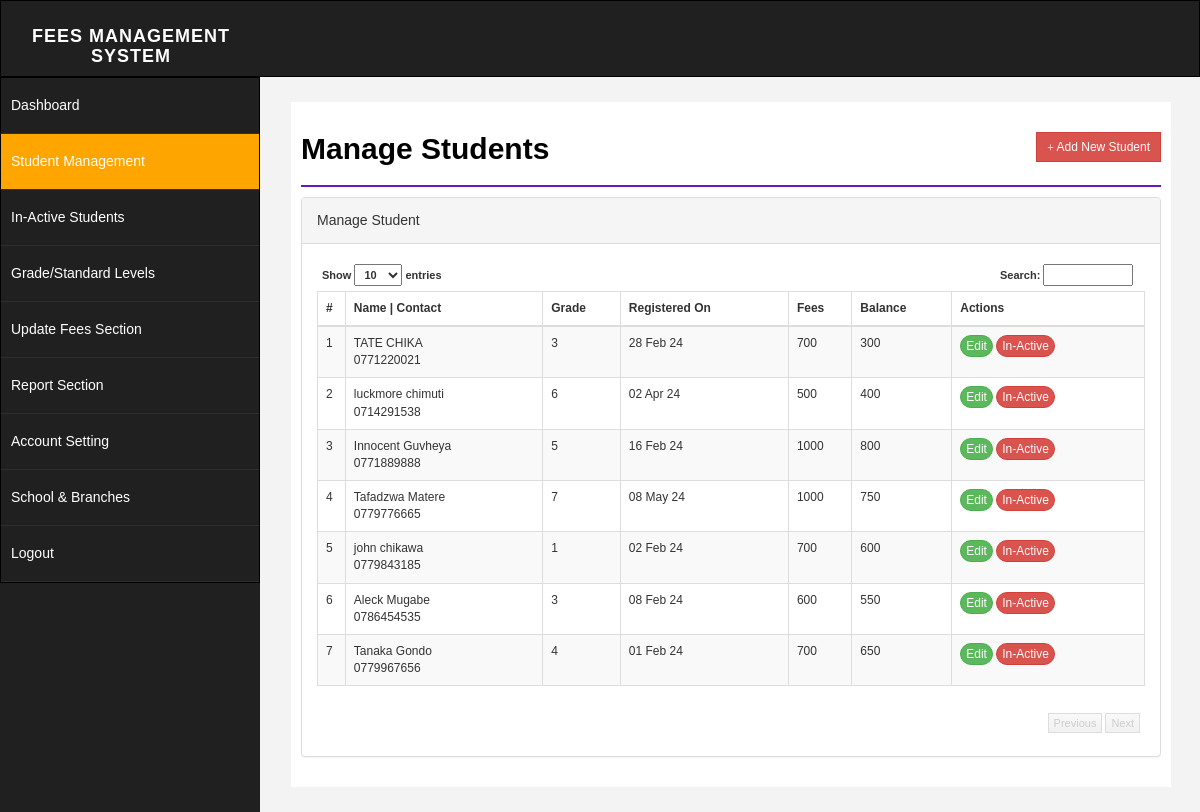
/student.php (signed in), run on the app's committed database.
### tables this page shows
CREATE TABLE `student` (
  `id` int(255) NOT NULL,
  `emailid` varchar(255) NOT NULL,
  `sname` varchar(255) NOT NULL,
  `joindate` datetime NOT NULL,
  `about` text NOT NULL,
  `contact` varchar(255) NOT NULL,
  `fees` int(255) NOT NULL,
  `grade` varchar(255) NOT NULL,
  `balance` int(255) NOT NULL,
  `delete_status` enum('0','1') NOT NULL DEFAULT '0'
);

### student.php (the view, shortened to what this page needs)
<?php $page = "student";
include "php/dbconnect.php";
$id = "";
$emailid = "";
$sname = "";
$remark = "";
$contact = "";
$balance = 0;
$fees = "";
$about = "";
$grade = "";
$action = "add";
?>
<!DOCTYPE html>
<html>
<head>
    <link href="css/bootstrap.css" rel="stylesheet" />
    <link href="css/font-awesome.css" rel="stylesheet" />
    <link href="css/basic.css" rel="stylesheet" />
    <link href="css/custom.css" rel="stylesheet" />
	<link href="css/ui.css" rel="stylesheet" />
	<link href="css/datepicker.css" rel="stylesheet" />
</head>
<?php include "php/header.php"; ?>
        <div id="page-wrapper">
            <div id="page-inner">
                <div class="row">
                    <div class="col-md-12">
                        <h1 class="page-head-line">Manage Students
						<?php echo (isset($_GET["action"]) && @$_GET["action"] == "add") ||
      @$_GET["action"] == "edit"
          ? ' <a href="student.php" class="btn btn-success btn-sm pull-right" style="border-radius:0%">Go Back </a>'
          : '<a href="student.php?action=add" class="btn btn-danger btn-sm pull-right" style="border-radius:0%"><i class="glyphicon glyphicon-plus"></i> Add New Student</a>'; ?>
						</h1>
                    </div>
                </div>
        <?php if (
            (isset($_GET["action"]) && @$_GET["action"] == "add") ||
            @$_GET["action"] == "edit"
        ) { ?>
			<script type="text/javascript" src="js/validation/jquery.validate.min.js"></script>
                <div class="row">
                    <div class="col-sm-10 col-sm-offset-1">
               <div class="panel panel-success">
                        <div class="panel-heading">
                           <?php echo $action == "add"
                               ? "Add Student Details"
                               : "Edit Student Details"; ?>
                        </div>
						<form action="student.php" method="post" id="signupForm1" class="form-horizontal">
                        <div class="panel-body">
						<fieldset class="scheduler-border" >
						 <legend  class="scheduler-border">Personal Information:</legend>
						<div class="form-group">
								<label class="col-sm-2 control-label" for="Old">Full Name* </label>
								<div class="col-sm-10">
									<input type="text" class="form-control" id="sname" name="sname" value="<?php echo $sname; ?>"  />
								</div>
							</div>
						<div class="form-group">
								<label class="col-sm-2 control-label" for="Old">Contact* </label>
								<div class="col-sm-10">
									<input type="text" class="form-control" id="contact" name="contact" value="<?php echo $contact; ?>" maxlength="10" />
								</div>
							</div>
						<div class="form-group">
								<label class="col-sm-2 control-label" for="Old">Grade* </label>
								<div class="col-sm-10">
									<select  class="form-control" id="grade" name="grade" >
									<option value="" >Select Grade Level</option>
                                    <?php
                                    $sql =
                                        "select * from grade where delete_status='0' order by grade.grade asc";
                                    $q = $conn->query($sql);
                                    while ($r = $q->fetch_assoc()) {
                                        echo '<option value="' .
                                            $r["id"] .
                                            '"  ' .
                                            ($grade == $r["id"]
                                                ? 'selected="selected"'
                                                : "") .
                                            ">" .
                                            $r["grade"] .
                                            "</option>";
                                    }
                                    ?>
									</select>
								</div>
						</div>
						<div class="form-group">
								<label class="col-sm-2 control-label" for="Old">DOR* </label>
								<div class="col-sm-10">
									<input type="text" class="form-control" placeholder="Date of Registration" id="joindate" name="joindate" style="background-color: #fff;" readonly />
								</div>
							</div>
						 </fieldset>
							<fieldset class="scheduler-border" >
						 <legend  class="scheduler-border">Fee Information:</legend>
						<div class="form-group">
								<label class="col-sm-2 control-label" for="Old">Total Fees* </label>
								<div class="col-sm-10">
									<input type="text" class="form-control" id="fees" name="fees" value="<?php echo $fees; ?>" <?php echo $action ==
"update"
    ? "disabled"
    : ""; ?>  />
								</div>
						</div>
						<?php if ($action == "add") { ?>
						<div class="form-group">
								<label class="col-sm-2 control-label" for="Old">Advance Fee* </label>
								<div class="col-sm-10">
									<input type="text" class="form-control" id="advancefees" name="advancefees" readonly   />
								</div>
						</div>
						<?php } ?>
						<div class="form-group">
								<label class="col-sm-2 control-label" for="Old">Balance </label>
								<div class="col-sm-10">
									<input type="text" class="form-control"  id="balance" name="balance" value="<?php echo $balance; ?>" disabled />
								</div>
						</div>
							<?php if ($action == "add") { ?>
							<div class="form-group">
								<label class="col-sm-2 control-label" for="Password">Fee Remark </label>
								<div class="col-sm-10">
	                        <textarea class="form-control" id="remark" name="remark"><?php echo $remark; ?></textarea >
								</div>
							</div>
						<?php } ?>
							</fieldset>
							 <fieldset class="scheduler-border" >
						 <legend  class="scheduler-border">Optional Information:</legend>
							<div class="form-group">
								<label class="col-sm-2 control-label" for="Password">About Student </label>
								<div class="col-sm-10">
	                        <textarea class="form-control" id="about" name="about"><?php echo $about; ?></textarea >
								</div>
							</div>
							<div class="form-group">
								<label class="col-sm-2 control-label" for="Old">Email Id </label>
								<div class="col-sm-10">
									<input type="text" class="form-control" id="emailid" name="emailid" value="<?php echo $emailid; ?>"  />
								</div>
						    </div>
							</fieldset>
						<div class="form-group">
								<div class="col-sm-8 col-sm-offset-2">
								<input type="hidden" name="id" value="<?php echo $id; ?>">
								<input type="hidden" name="action" value="<?php echo $action; ?>">
									<button type="submit" name="save" class="btn btn-success" style="border-radius:0%">Save </button>
								</div>
							</div>
                         </div>
							</form>
                        </div>
                            </div>
                </div>
		<script type="text/javascript">
		$( document ).ready( function () {
		$( "#joindate" ).datepicker({
            dateFormat:"yy-mm-dd",
            changeMonth: true,
            changeYear: true,
            yearRange: "1970:<?php echo date("Y"); ?>"
            });
		if($("#signupForm1").length > 0)
         {
		 <?php if ($action == "add") { ?>
			$( "#signupForm1" ).validate( {
				rules: {
					sname: "required",
					joindate: "required",
					emailid: "email",
					grade: "required",
					contact: {
						required: true,
						digits: true
					},
					fees: {
						required: true,
						digits: true
					},
					advancefees: {
						required: true,
						digits: true
					},
				},
			<?php } else { ?>
			$( "#signupForm1" ).validate( {
				rules: {
					sname: "required",
					joindate: "required",
					emailid: "email",
					grade: "required",
                    contact: {
						required: true,
						digits: true
					}
				},
			<?php } ?>
				errorElement: "em",
				errorPlacement: function ( error, element ) {
					// Add the `help-block` class to the error element
					error.addClass( "help-block" );
					// Add `has-feedback` class to the parent div.form-group
					// in order to add icons to inputs
					element.parents( ".col-sm-10" ).addClass( "has-feedback" );
					if ( element.prop( "type" ) === "checkbox" ) {
						error.insertAfter( element.parent( "label" ) );
					} else {
						error.insertAfter( element );
					}
					// Add the span element, if doesn't exists, and apply the icon classes to it.
					if ( !element.next( "span" )[ 0 ] ) {
						$( "<span class='glyphicon glyphicon-remove form-control-feedback'></span>" ).insertAfter( element );
					}
				},
				success: function ( label, element ) {
					// Add the span element, if doesn't exists, and apply the icon classes to it.
					if ( !$( element ).next( "span" )[ 0 ] ) {
						$( "<span class='glyphicon glyphicon-ok form-control-feedback'></span>" ).insertAfter( $( element ) );
					}
				},
				highlight: function ( element, errorClass, validClass ) {
					$( element ).parents( ".col-sm-10" ).addClass( "has-error" ).removeClass( "has-success" );
					$( element ).next( "span" ).addClass( "glyphicon-remove" ).removeClass( "glyphicon-ok" );
				},
				unhighlight: function ( element, errorClass, validClass ) {
					$( element ).parents( ".col-sm-10" ).addClass( "has-success" ).removeClass( "has-error" );
					$( element ).next( "span" ).addClass( "glyphicon-ok" ).removeClass( "glyphicon-remove" );
				}
			} );
			}
		} );
		$("#fees").keyup( function(){
		$("#advancefees").val("");
		$("#balance").val(0);
		var fee = $.trim($(this).val());
		if( fee!='' && !isNaN(fee))
		{
		$("#advancefees").removeAttr("readonly");
		$("#balance").val(fee);
		$('#advancefees').rules("add", {
            max: parseInt(fee)
        });
		}
		else{
		$("#advancefees").attr("readonly","readonly");
		}
		});
		$("#advancefees").keyup( function(){
		var advancefees = parseInt($.trim($(this).val()));
		var totalfee = parseInt($("#fees").val());
		if( advancefees!='' && !isNaN(advancefees) && advancefees<=totalfee)
		{
		var balance = totalfee-advancefees;
		$("#balance").val(balance);
		}
		else{
		$("#balance").val(totalfee);
		}
		});
	</script>
		<?php } else { ?>
		 <link href="css/datatable/datatable.css" rel="stylesheet" />
		<div class="panel panel-default">
                        <div class="panel-heading">
                            Manage Student
                        </div>
                        <div class="panel-body">
                            <div class="table-sorting table-responsive">
                                <table class="table table-striped table-bordered table-hover" id="tSortable22">
                                    <thead>
                                        <tr>
                                            <th>#</th>
                                            <th>Name | Contact</th>
											<th>Grade</th>
                                            <th>Registered On</th>
                                            <th>Fees</th>
											<th>Balance</th>
											<th>Actions</th>
                                        </tr>
                                    </thead>
                                    <tbody>
									<?php
         $sql = "select * from student where delete_status='0'";
         $q = $conn->query($sql);
         $i = 1;
         while ($r = $q->fetch_assoc()) {
             echo "<tr " .
                 ($r["balance"] > 0 ? 'class="primary"' : "") .
                 '>
                                            <td>' .
                 $i .
                 '</td>
											<td>' .
                 $r["sname"] .
                 "<br/>" .
                 $r["contact"] .
                 '</td>
											<td>' .
                 $r["grade"] .
                 "" .
                 '</td>
                                            <td>' .
                 date("d M y", strtotime($r["joindate"])) .
                 '</td>
                                            <td>' .
                 $r["fees"] .
                 '</td>
											<td>' .
                 $r["balance"] .
                 '</td>
											<td>
											<a href="student.php?action=edit&id=' .
                 $r["id"] .
                 '" class="btn btn-success btn-xs" style="border-radius:60px;"><span>Edit</span></a>
											<a onclick="return confirm(\'Are you sure you want to deactivate this record\');" href="student.php?action=delete&id=' .
                 $r["id"] .
                 '" class="btn btn-danger btn-xs" style="border-radius:60px;"><span>In-Active</span></a> </td>
                                        </tr>';
             $i++;
         }
         ?>
                                    </tbody>
                                </table>
                            </div>
                        </div>
                    </div>
		<?php } ?>
            </div>
        </div>
    </div>
</body>
</html>

### data on the page
student: sname "TATE CHIKA", contact "0771220021", grade "3", joindate "28 Feb 24", fees "700", balance "300"
student: sname "luckmore chimuti", contact "0714291538", grade "6", joindate "02 Apr 24", fees "500", balance "400"
student: sname "Innocent Guvheya", contact "0771889888", grade "5", joindate "16 Feb 24", fees "1000", balance "800"
student: sname "Tafadzwa Matere", contact "0779776665", grade "7", joindate "08 May 24", fees "1000", balance "750"
student: sname "john chikawa", contact "0779843185", grade "1", joindate "02 Feb 24", fees "700", balance "600"
student: sname "Aleck Mugabe", contact "0786454535", grade "3", joindate "08 Feb 24", fees "600", balance "550"
student: sname "Tanaka Gondo", contact "0779967656", grade "4", joindate "01 Feb 24", fees "700", balance "650"
